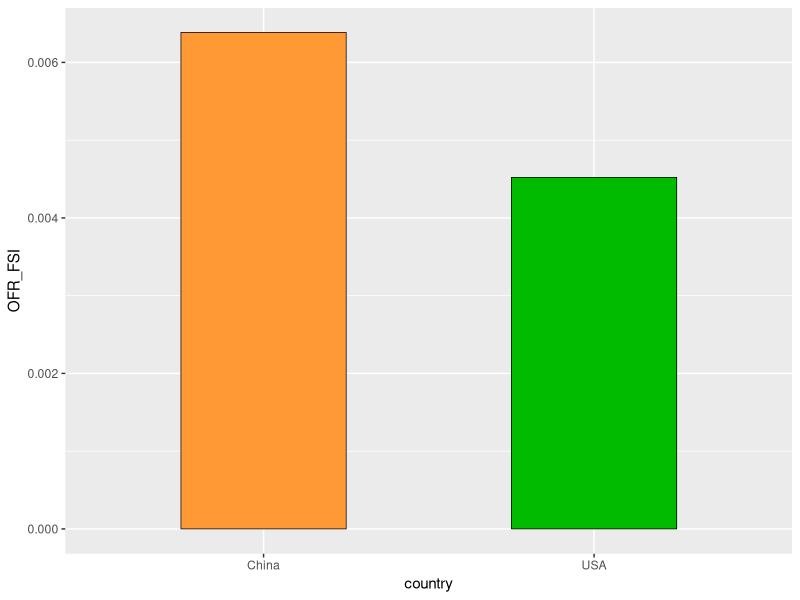

Recreate this plot in R. (Note: this script raises an error after producing the figure.)
rm(list = ls())
library(ggplot2)


## 
name=c("#FF9933","#00BB00")
mydata<-data.frame(country=c("China","USA"),
                   OFR_FSI=c(0.0063856857427574184,0.0045209613287376382))
mydata$Cut<-factor(mydata$country,levels=mydata$Cut)
ggplot(data=mydata,aes(country,OFR_FSI))+
  geom_bar(stat="identity",width = 0.5,colour="black",
           size=0.25,fill=name,alpha=1)
  # size=0.25,fill="#FC4E07",alpha=1)



# 雷达图
# 中美1-雷达图
coord_radar <- function (theta = "x", start = 0, direction = 1) 
{  theta <- match.arg(theta, c("x", "y"))
r <- if (theta == "x") 
  "y"
else "x"
ggproto("CoordRadar", CoordPolar, theta = theta, r = r, start = start, 
        direction = sign(direction),
        is_linear = function(coord) TRUE)}

label_data<-data.frame(
  car=c("Day1" , "Day2" ,"Day3" ,  "Day4" , "Day5","Day6","Day7" ),
  id=c(1:7) ,
  China=c(0.013496247,	0.006324252,	0.016019138,
          0.011544235,	0.010568208,	0.032245403,
          0.034449311
),
  USA=c(0.021468172,	0.009343116,	0.007510358,
        0.008815353,	0.008232973,	0.022923594,
        0.047530163
)
)

AddRow<-c(NA,nrow(label_data)+1,label_data[1,ncol(label_data)-1],label_data[1,ncol(label_data)])
mydata<-rbind(label_data,AddRow)

myAngle<- 360- 360 * (label_data$id-1) /nrow(label_data)  

mydata<-melt(mydata,id=c("car", "id"))

ggplot(data=mydata,aes(x=id, y=value,group=variable,fill=variable)) + 
  geom_polygon(colour="black",alpha=0.1)+
  geom_point(size=2,shape=21,color = 'black')+
  coord_radar()+
  #coord_polar() +
  scale_x_continuous(breaks =label_data$id,labels=label_data$car)+
  theme_bw() +
  ylim(0,0.05)+
  theme(axis.text.x=element_text(size = 11,colour="black",angle = myAngle),
        axis.title=element_text(size=15,face="plain",color="black"),
        axis.text = element_text(size=12,face="plain",color="black"),
        panel.grid.major = element_line(color="grey80"),
        axis.line = element_line(color="black"),
        axis.ticks =  element_line(color="black"))

